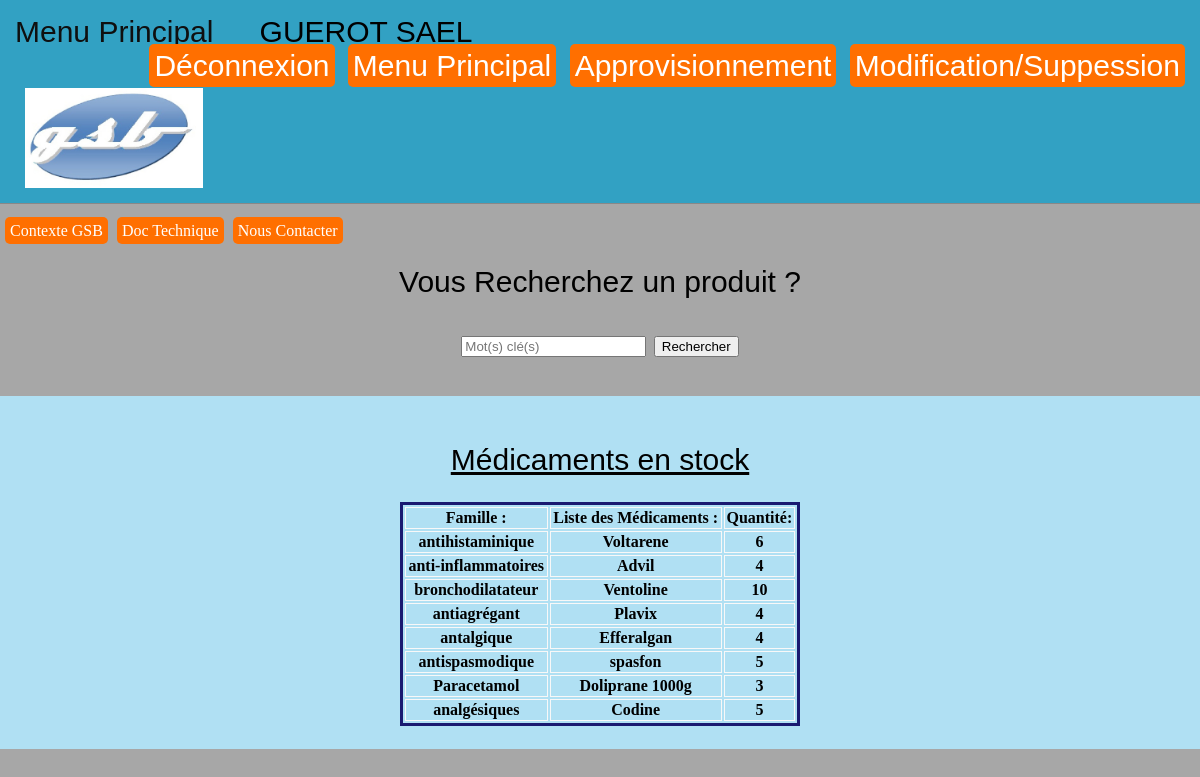
/ (signed in), run on the app's committed database.
### tables this page shows
CREATE TABLE `medicament` (
  `idMedicament` int(3) NOT NULL,
  `Nom_produit` varchar(60) DEFAULT NULL,
  `idFamilleMedicament` int(3) NOT NULL,
  `Qte_stock` int(3) DEFAULT '0'
);

CREATE TABLE `famille` (
  `idFamille` int(3) NOT NULL,
  `libFamille` varchar(60) DEFAULT NULL
);

### index.php (called while the page is built, shortened)
<?php
    require("Controleur/GeneralControleur.php");
?>

### Vues/tableau.php (called while the page is built, shortened)
<?php
  include(__DIR__ ."/../Models/connexion.php");
  $reponse=$bdd->query('SELECT Nom_produit , Qte_stock , libFamille FROM medicament INNER JOIN famille on idFamilleMedicament = idFamille');
?>

### Models/menu.php (the view, shortened to what this page needs)
<html>
	<head>
		<link rel="stylesheet" type="text/css" href="../pdo/css/App.css" />
	</head>
	<body>
        <header>
		Menu Principal
        <?php
            require_once("Models/header.php");
        ?>
        <label>
            <br>
                <a href="?target=contexte" class="m-link">Contexte GSB</a>
                <a href="?target=probleme" class="m-link">Doc Technique</a>
                <a href="?target=contacter" class="m-link">Nous Contacter</a>
        </label>
       <h2>Vous Recherchez un produit ?</h2>
            <form action="?target=recherche" method="POST" class="form">
                 <input type="text" name="search" placeholder="Mot(s) clé(s)"/>
                 <input type="submit" name="submit" value="Rechercher">
            </form>
                    <section>
                        <?php
                            include(__DIR__ ."/../Vues/tableau.php");
                        ?>
                        <br>
                        <u><h2>Médicaments en stock</h2></u>
                            <table>
                                <tr>
                                    <th>Famille :</th>
                                    <th>Liste des Médicaments :</th>
                                    <th>Quantité:</th>
                                </tr>
                                    <?php
                                        while ($donnees=$reponse->fetch())
                                        {
                                    ?>
                                                <tr>
                                                         <th><?php echo $donnees['libFamille'];?></th>
                                                         <th><?php echo $donnees['Nom_produit'];?></th>
                                                         <th><?php echo $donnees['Qte_stock'];?></th>
                                                </tr>
                                    <?php
                                        }
                                    ?>
                             </table>
                        <br>
                    </section>
	</body>
</html>

### css/App.css (style rules this page uses)
body { height: auto; width: auto; background-color: rgb(167, 167, 167); margin: 0; padding: 0; }
header { text-align: left; padding: 15px; background-color: rgba(33, 160, 199, 0.87); color: rgb(15, 15, 15); font: 30px arial; border-bottom: solid 1px #888; }
a { padding: 5px; background-color: rgb(255, 111, 0); text-decoration: none; color: #FFF; vertical-align: auto; margin-left: 5px; border-radius: 5px; }
table { margin: auto; min-width: 400px; width: auto; cursor: pointer; border: 3px solid midnightblue; }
tr, td, th { border: 1px solid rgb(248, 248, 248); }
h2, h1 { text-align: center; font: 30px arial; color: black; }
form { text-align: center; font-size: 30px; }
section { margin-top: 1cm; font-size: 20px; background-color: rgb(176, 224, 243); text-align: center; }
label { text-align: left; }

### data on the page
medicament: idFamilleMedicament.libFamille "antihistaminique", Nom_produit "Voltarene", Qte_stock "6"
medicament: idFamilleMedicament.libFamille "anti-inflammatoires", Nom_produit "Advil", Qte_stock "4"
medicament: idFamilleMedicament.libFamille "bronchodilatateur", Nom_produit "Ventoline", Qte_stock "10"
medicament: idFamilleMedicament.libFamille "antiagrégant", Nom_produit "Plavix", Qte_stock "4"
medicament: idFamilleMedicament.libFamille "antalgique", Nom_produit "Efferalgan", Qte_stock "4"
medicament: idFamilleMedicament.libFamille "antispasmodique", Nom_produit "spasfon", Qte_stock "5"
medicament: idFamilleMedicament.libFamille "Paracetamol", Nom_produit "Doliprane 1000g", Qte_stock "3"
medicament: idFamilleMedicament.libFamille "analgésiques", Nom_produit "Codine", Qte_stock "5"

### other printed values
$_SESSION["nomPrenom"] "GUEROT SAEL"
